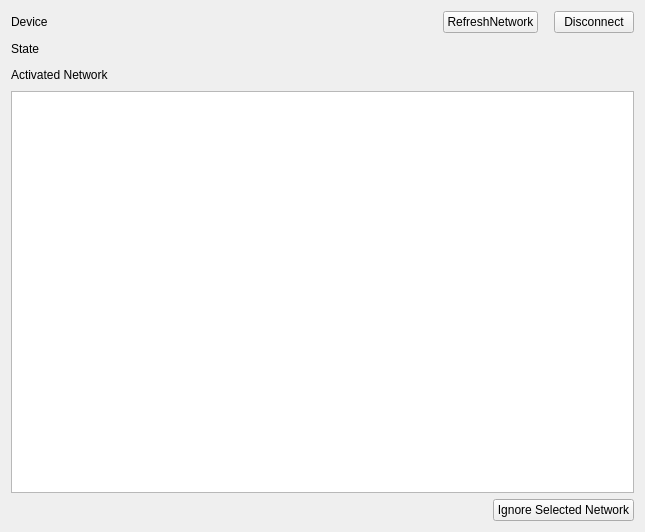
<?xml version="1.0" encoding="UTF-8"?>
<ui version="4.0">
 <class>NetworkWindow</class>
 <widget class="QWidget" name="NetworkWindow">
  <property name="geometry">
   <rect>
    <x>0</x>
    <y>0</y>
    <width>645</width>
    <height>532</height>
   </rect>
  </property>
  <property name="windowTitle">
   <string>NetworkDemo</string>
  </property>
  <layout class="QVBoxLayout" name="verticalLayout">
   <item>
    <layout class="QHBoxLayout" name="horizontalLayout">
     <item>
      <widget class="QLabel" name="label_device">
       <property name="text">
        <string>Device</string>
       </property>
      </widget>
     </item>
     <item>
      <spacer name="horizontalSpacer">
       <property name="orientation">
        <enum>Qt::Horizontal</enum>
       </property>
       <property name="sizeHint" stdset="0">
        <size>
         <width>40</width>
         <height>20</height>
        </size>
       </property>
      </spacer>
     </item>
     <item>
      <widget class="QPushButton" name="btn_refresh">
       <property name="text">
        <string>RefreshNetwork</string>
       </property>
      </widget>
     </item>
     <item>
      <spacer name="horizontalSpacer_5">
       <property name="orientation">
        <enum>Qt::Horizontal</enum>
       </property>
       <property name="sizeType">
        <enum>QSizePolicy::Fixed</enum>
       </property>
       <property name="sizeHint" stdset="0">
        <size>
         <width>10</width>
         <height>20</height>
        </size>
       </property>
      </spacer>
     </item>
     <item>
      <widget class="QPushButton" name="btn_disconnect">
       <property name="text">
        <string>Disconnect</string>
       </property>
      </widget>
     </item>
    </layout>
   </item>
   <item>
    <layout class="QHBoxLayout" name="horizontalLayout_2">
     <item>
      <widget class="QLabel" name="label">
       <property name="text">
        <string>State</string>
       </property>
      </widget>
     </item>
     <item>
      <spacer name="horizontalSpacer_2">
       <property name="orientation">
        <enum>Qt::Horizontal</enum>
       </property>
       <property name="sizeHint" stdset="0">
        <size>
         <width>40</width>
         <height>20</height>
        </size>
       </property>
      </spacer>
     </item>
     <item>
      <widget class="QLabel" name="label_state">
       <property name="text">
        <string/>
       </property>
      </widget>
     </item>
    </layout>
   </item>
   <item>
    <layout class="QHBoxLayout" name="horizontalLayout_4">
     <property name="bottomMargin">
      <number>0</number>
     </property>
     <item>
      <widget class="QLabel" name="label_3">
       <property name="text">
        <string>Activated Network</string>
       </property>
      </widget>
     </item>
     <item>
      <spacer name="horizontalSpacer_4">
       <property name="orientation">
        <enum>Qt::Horizontal</enum>
       </property>
       <property name="sizeHint" stdset="0">
        <size>
         <width>40</width>
         <height>20</height>
        </size>
       </property>
      </spacer>
     </item>
     <item>
      <widget class="QLabel" name="label_activatedNetwork">
       <property name="text">
        <string/>
       </property>
      </widget>
     </item>
    </layout>
   </item>
   <item>
    <widget class="QListWidget" name="list_network"/>
   </item>
   <item>
    <layout class="QHBoxLayout" name="horizontalLayout_3">
     <property name="bottomMargin">
      <number>0</number>
     </property>
     <item>
      <spacer name="horizontalSpacer_3">
       <property name="orientation">
        <enum>Qt::Horizontal</enum>
       </property>
       <property name="sizeHint" stdset="0">
        <size>
         <width>40</width>
         <height>20</height>
        </size>
       </property>
      </spacer>
     </item>
     <item>
      <widget class="QPushButton" name="btn_ignore">
       <property name="text">
        <string>Ignore Selected Network</string>
       </property>
      </widget>
     </item>
    </layout>
   </item>
  </layout>
 </widget>
 <resources/>
 <connections/>
</ui>
